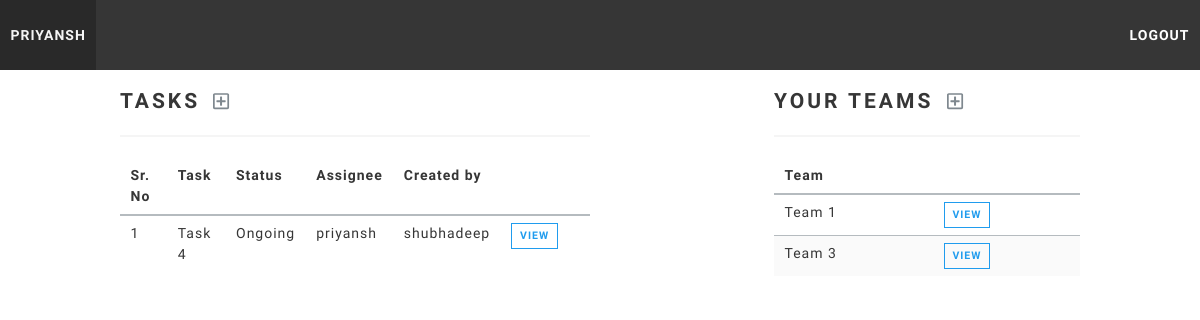
Page /accounts/home/ (signed in) on the earlier database version.
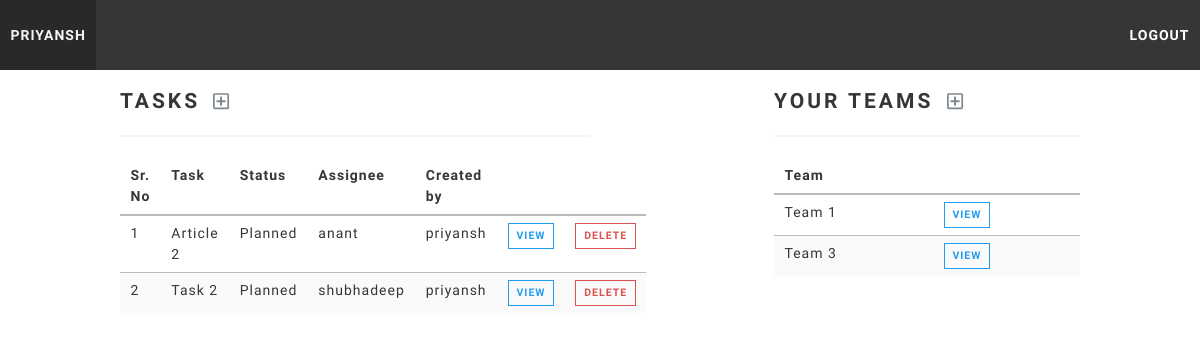
Same page on the later database version.
### tasks/models.py (models this page shows, shortened)
class Task(models.Model):
    STATUS_CHOICES = (
        ('Planned', 'Planned'),
        ('Ongoing', 'Ongoing'),
        ('Done', 'Done')
    )
    title = models.CharField(max_length=100)
    description = models.CharField(max_length=300)
    status = models.CharField(max_length=10, choices=STATUS_CHOICES)
    created_date = models.DateField(
        default=timezone.now, blank=True, null=True)
    created_by = models.ForeignKey(
        User, null=True, related_name='task_created_by', on_delete=models.CASCADE)
    assigned_to = models.ForeignKey(
        User, blank=True, null=True, related_name='task_assigned_to', on_delete=models.CASCADE)
    team = models.ForeignKey(Team, null=True, on_delete=models.CASCADE)

### accounts/models.py (models this page shows, shortened)
class Team(models.Model):
    team_name = models.CharField(max_length=50)
    members = models.ManyToManyField(User)
    created_by = models.ForeignKey(
        User, null=True, on_delete=models.CASCADE, related_name='team_created_by')
    class Meta:
        ordering = ('team_name', )

### accounts/views.py (the view)
# urls.py: path('home/', views.home_view, name="home"),
@login_required(login_url='accounts:login')
def home_view(request):
    tasks = Task.objects.filter(
        Q(created_by=request.user) | Q(assigned_to=request.user)).order_by('title')
    teams = request.user.team_set.all()
    return render(request, 'home.html', {'tasks': tasks, 'teams': teams})

### accounts/templates/home.html (shortened to what this page needs)
{% extends 'base_layout.html' %}
{% block content %}
    {% include "navbar.html" %}
    <div class="container" style="margin-top:20px;">
        <div class="columns">
            <div class="column is-6">
                <h1 class="title is-4">Tasks
                    <a href="{% url 'tasks:create' %}" style="margin-left:5px;">
                        <i class="far fa-plus-square fa-sm"></i>
                    </a>
                </h1>
                <hr>
                {% if tasks|length == 0 %}
                    <p class="subtitle is-5 has-text-centered">No tasks found.</p>
                {% else %}
                    <table class="table is-striped  is-hoverable is-fullwidth">
                        <thead>
                        <tr>
                            <th>Sr. No</th>
                            <th>Task</th>
                            <th>Status</th>
                            <th>Assignee</th>
                            <th>Created by</th>
                            <th></th>
                            <th></th>
                        </tr>
                        </thead>
                        <tbody>
                        {% for task in tasks %}
                            <tr>
                                <td>{{ forloop.counter }}</td>
                                <td>
                                    <a href="{% url 'tasks:detail' task.id %}"
                                       style="color:#363636;">{{ task.title }}</a>
                                </td>
                                <td>{{ task.status }}</td>
                                <td>{{ task.assigned_to }}</td>
                                <td>{{ task.created_by }}</td>
                                <td><a href="{% url 'tasks:detail' task.id %}"
                                       class="button is-small is-outlined is-info">View</a></td>
                                <td>
                                    {% if task.created_by == request.user %}
                                        <a href="{% url 'tasks:delete' task.id %}"
                                           class="button is-small is-outlined is-danger">
                                            Delete
                                        </a>
                                    {% endif %}
                                </td>
                            </tr>
                        {% endfor %}
                        </tbody>
                    </table>
                {% endif %}
            </div>
            <div class="column"></div>
            <div class="column is-4">
                <h1 class="title is-4">Your Teams <a href="{% url 'accounts:create_team' %}" style="margin-left:5px;"><i
                        class="far fa-plus-square fa-sm"></i></a></h1>
                <hr>
                {% if teams|length == 0 %}
                    <p class="subtitle is-5 has-text-centered">No teams found.</p>
                {% else %}
                    <table class="table is-striped  is-hoverable is-fullwidth">
                        <thead>
                        <tr>
                            <th>Team</th>
                            <th></th>
                        </tr>
                        </thead>
                        <tbody>
                        {% for team in teams %}
                            <tr>
                                <td>
                                    {{ team.team_name }}
                                </td>
                                <td>
                                    <a
                                            href="{% url 'accounts:team_detail' team.id %}"
                                            class="button is-small is-outlined is-info">
                                        View
                                    </a>
                                </td>
                            </tr>
                        {% endfor %}
                        </tbody>
                    </table>
                {% endif %}
            </div>
        </div>
    </div>
{% endblock %}

### accounts/templates/base_layout.html (shortened to what this page needs)
{% load static %}
<!DOCTYPE html>
<html lang="en">
  <head>
    <link rel="stylesheet" type="text/css" href="{% static 'bulma_lux.css' %}">
  </head>
  <body>
  {% block content%}
  {% endblock %}
  </body>
</html>

### tasks/templates/navbar.html (shortened to what this page needs)
<nav id="navbar" class="navbar is-dark">
  <div class="navbar-brand">
    <a href="{% url 'accounts:home' %}" class="navbar-item">{{request.user}}</a>
  </div>
  <div class="navbar-menu" id="burgerMenu">
    <div class="navbar-end">
        <a href="{% url 'accounts:logout' %}" class="navbar-item">
            <strong>Logout</strong>
        </a>
    </div>
  </div>
</nav>

Differences in the rows shown:
removed Task: title "Task 4", status "Ongoing", assigned_to "priyansh", created_by "shubhadeep"
added Task: title "Article 2", status "Planned", assigned_to "anant", created_by "priyansh", shows "DELETE"
added Task: title "Task 2", status "Planned", assigned_to "shubhadeep", created_by "priyansh", shows "DELETE"
